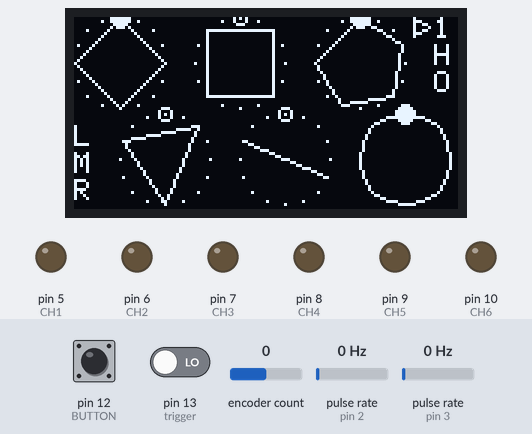
Recording of a program running on a simulated Arduino Nano, built with avr-gcc and run on an emulated ATmega328P. Shown: 128×64 one-colour display, output pins drawn as LEDs (lit = HIGH). Wiring (inferred from the names in the program): 2 × pulse sensor: data pin 2 / data pin 3. Inputs (shaded band) come from the test bench; at power-on: pin 12 (BUTTON) HIGH, pin 13 (trigger) LOW, encoder count 0, pulse rate (sensors on pin 2, pin 3) 0 Hz. Random numbers use the default seed unless the program sets one; what the program prints to the serial monitor is not drawn.

Above: at 1.2 s.
1.3 s: pin 12 (BUTTON) pulled LOW for 3.2 s
At 2.99 s:
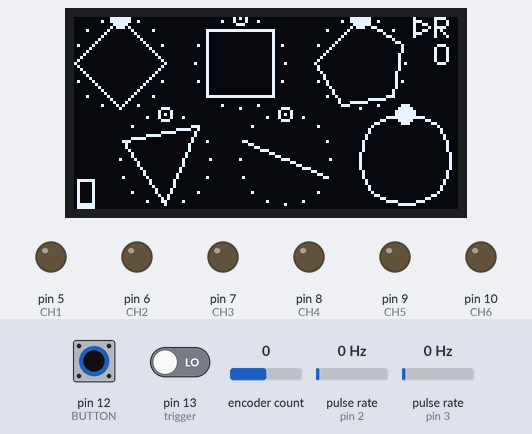
6.0 s: pin 13 (trigger) driven HIGH
At 7.2 s:
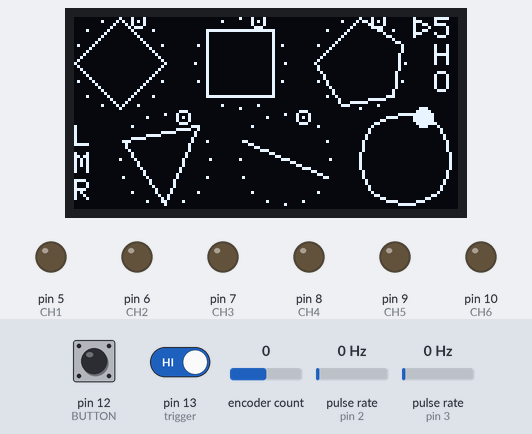
7.5 s: encoder count set to 1
At 8.4 s:
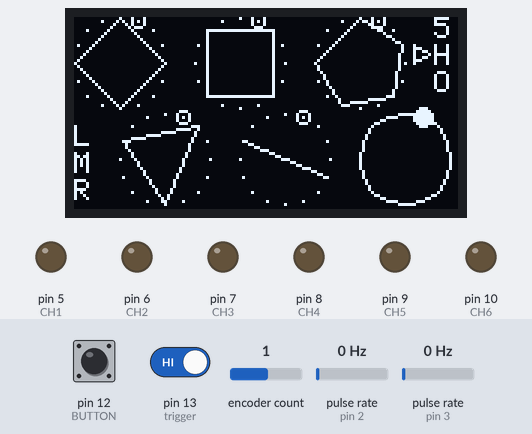
9.0 s: pin 12 (BUTTON) pulled LOW for 0.15 s
At 9.5 s:
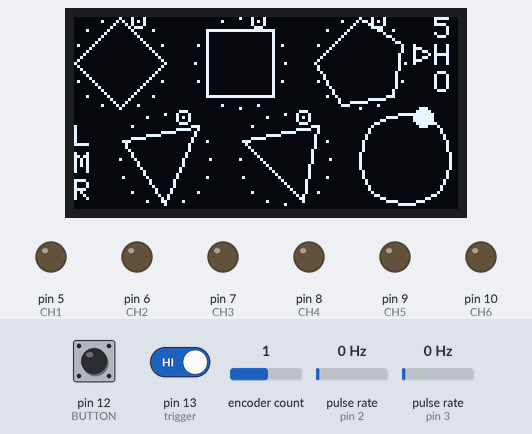
10.6 s: encoder count set to 2
At 11.8 s:
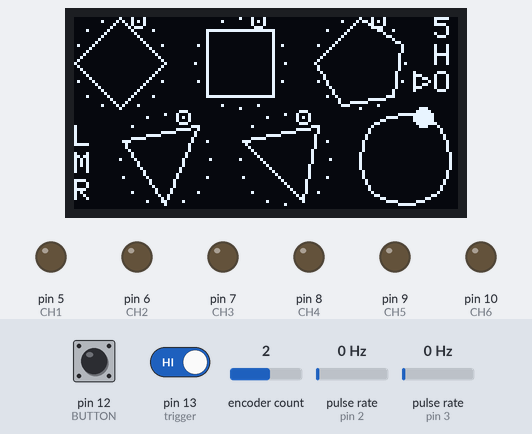
12.1 s: encoder count set to 3
At 13.1 s:
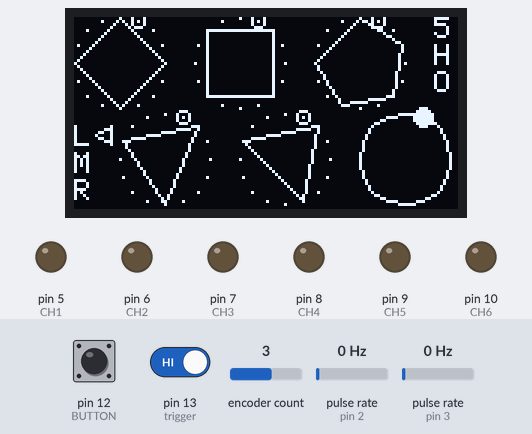
Timing chart, 0 to 14.6 s (numbered marks = the images above; inputs shaded):
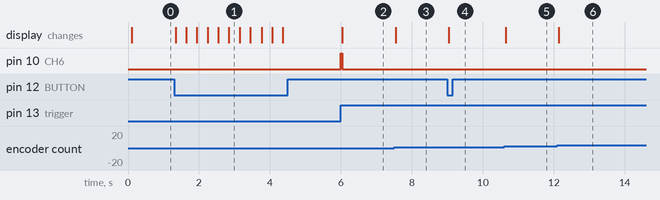

Measured:
- after the input at 1.3 s, the display: first changes at once (image 1 shows a later state)
- after the input at 6.0 s, pin 10 (CH6): LOW → HIGH at once, → LOW 0.04 s later; the display: changes at once (image 2)
- after the input at 7.5 s, the display: changes at once (image 3)
- after the input at 9.0 s, the display: changes at once (image 4)
- after the input at 10.6 s, the display: changes at once (image 5)
- after the input at 12.1 s, the display: changes at once (image 6)

The program:

main.cpp
```cpp
#include <Arduino.h>

// Encoder setting
#include <RotaryEncoder.h>

// Oled setting
#include <Wire.h>
#include <Adafruit_GFX.h>
#include <Adafruit_SSD1306.h>
// #include <Adafruit_ST7735.h> // Hardware-specific library for ST7735
// #include <Adafruit_ST7789.h> // Hardware-specific library for ST7789

#define OLED_ADDRESS 0x3C
#define SCREEN_WIDTH 128
#define SCREEN_HEIGHT 64
#define ENCODER_1 2
#define ENCODER_2 3
// #define ENCODER_LATCH RotaryEncoder::LatchMode::TWO03
// #define ENCODER_LATCH RotaryEncoder::LatchMode::FOUR0
#define ENCODER_LATCH RotaryEncoder::LatchMode::FOUR3

Adafruit_SSD1306 display(SCREEN_WIDTH, SCREEN_HEIGHT, &Wire, -1);
RotaryEncoder *encoder = nullptr;

int oldPosition = -999;
int newPosition = -999;
int i = 0;

// push button
bool sw = 0;                // push button
bool old_sw;                // countermeasure of sw chattering
unsigned long sw_timer = 0; // countermeasure of sw chattering

// each channel param
byte hits[6] = {4, 4, 5, 3, 2, 16};       // each channel hits
byte offset[6] = {0, 2, 0, 8, 3, 9};      // each channele step offset
bool mute[6] = {0, 0, 0, 0, 0, 0};        // mute 0 = off , 1 = on
byte limit[6] = {16, 16, 16, 16, 16, 16}; // eache channel max step

// Sequence variable
byte j = 0;
byte k = 0;
byte m = 0;
byte buf_count = 0;

const static byte euc16[17][16] PROGMEM = { // euclidian rythm
    {0, 0, 0, 0, 0, 0, 0, 0, 0, 0, 0, 0, 0, 0, 0, 0},
    {1, 0, 0, 0, 0, 0, 0, 0, 0, 0, 0, 0, 0, 0, 0, 0},
    {1, 0, 0, 0, 0, 0, 0, 0, 1, 0, 0, 0, 0, 0, 0, 0},
    {1, 0, 0, 0, 0, 1, 0, 0, 0, 0, 1, 0, 0, 0, 0, 0},
    {1, 0, 0, 0, 1, 0, 0, 0, 1, 0, 0, 0, 1, 0, 0, 0},
    {1, 0, 0, 1, 0, 0, 1, 0, 0, 1, 0, 0, 1, 0, 0, 0},
    {1, 0, 0, 1, 0, 1, 0, 0, 1, 0, 0, 1, 0, 1, 0, 0},
    {1, 0, 0, 1, 0, 1, 0, 1, 0, 0, 1, 0, 1, 0, 1, 0},
    {1, 0, 1, 0, 1, 0, 1, 0, 1, 0, 1, 0, 1, 0, 1, 0},
    {1, 0, 1, 1, 0, 1, 0, 1, 0, 1, 1, 0, 1, 0, 1, 0},
    {1, 0, 1, 1, 0, 1, 0, 1, 1, 0, 1, 1, 0, 1, 0, 1},
    {1, 0, 1, 1, 0, 1, 1, 0, 1, 1, 0, 1, 1, 0, 1, 1},
    {1, 0, 1, 1, 1, 0, 1, 1, 1, 0, 1, 1, 1, 0, 1, 1},
    {1, 0, 1, 1, 1, 1, 0, 1, 1, 1, 1, 0, 1, 1, 1, 1},
    {1, 0, 1, 1, 1, 1, 1, 1, 1, 0, 1, 1, 1, 1, 1, 1},
    {1, 1, 1, 1, 1, 1, 1, 1, 1, 1, 1, 1, 1, 1, 1, 0},
    {1, 1, 1, 1, 1, 1, 1, 1, 1, 1, 1, 1, 1, 1, 1, 1}};
bool offset_buf[6][16]; // offset buffer , Stores the offset result

bool trg_in = 0; // external trigger in H=1,L=0
bool old_trg_in = 0;
byte playing_step[6] = {0, 0, 0, 0, 0, 0}; // playing step number , CH1,2,3,4,5,6
unsigned long gate_timer = 0;              // countermeasure of sw chattering

// display param
int8_t select_menu = 0;  // 0=CH,1=HIT,2=OFFSET,3=LIMIT,4=MUTE,5=RESET,
byte select_ch = 0;    // 0~5 = each channel -1 , 6 = random mode
bool disp_refresh = 1; // 0=not reflesh display , 1= reflesh display , countermeasure of display reflesh bussy

const byte graph_x[6] = {0, 40, 80, 15, 55, 95}; // each chanel display offset
const byte graph_y[6] = {0, 0, 0, 32, 32, 32};   // each chanel display offset

byte line_xbuf[17]; // Buffer for drawing lines
byte line_ybuf[17]; // Buffer for drawing lines

const byte x16[16] = {15, 21, 26, 29, 30, 29, 26, 21, 15, 9, 4, 1, 0, 1, 4, 9}; // Vertex coordinates
const byte y16[16] = {0, 1, 4, 9, 15, 21, 26, 29, 30, 29, 26, 21, 15, 9, 4, 1}; // Vertex coordinates

// random assign
byte hit_occ[6] = {0, 10, 20, 20, 40, 80};   // random change rate of occurrence
byte off_occ[6] = {10, 20, 20, 30, 40, 20};  // random change rate of occurrence
byte mute_occ[6] = {20, 20, 20, 20, 20, 20}; // random change rate of occurrence
byte hit_rng_max[6] = {0, 14, 16, 8, 9, 16}; // random change range of max
byte hit_rng_min[6] = {0, 13, 6, 1, 5, 10};  // random change range of max

byte bar_now = 1;                // count 16 steps, the bar will increase by 1.
byte bar_max[4] = {2, 4, 8, 16}; // selectable bar
byte bar_select = 1;             // selected bar
byte step_cnt = 0;               // count 16 steps, the bar will increase by 1.

void Random_change()
{ // when random mode and full of bar_now ,
  for (k = 1; k <= 5; k++)
  {

    if (hit_occ[k] >= random(1, 100))
    { // hit random change
      hits[k] = random(hit_rng_min[k], hit_rng_max[k]);
    }

    if (off_occ[k] >= random(1, 100))
    { // hit random change
      offset[k] = random(0, 16);
    }

    if (mute_occ[k] >= random(1, 100))
    { // hit random change
      mute[k] = 1;
    }
    else if (mute_occ[k] < random(1, 100))
    { // hit random change
      mute[k] = 0;
    }
  }
}

void OLED_display()
{
  display.clearDisplay();
  //-------------------------euclidean circle display------------------
  // draw setting menu
  display.setCursor(120, 0);
  if (select_ch != 6)
  { // not random mode
    display.print(select_ch + 1);
  }
  else if (select_ch == 6)
  { // random mode
    display.print("R");
  }
  display.setCursor(120, 9);
  if (select_ch != 6)
  { // not random mode
    display.print("H");
  }
  else if (select_ch == 6)
  { // random mode
    display.print("O");
  }
  display.setCursor(120, 18);
  if (select_ch != 6)
  { // not random mode
    display.print("O");
    display.setCursor(0, 36);
    display.print("L");
    display.setCursor(0, 45);
    display.print("M");
    display.setCursor(0, 54);
    display.print("R");
  }

  // random count square
  if (select_ch == 6)
  { // random mode
    //        display.drawRect(1, 32, 6, 32, WHITE);
    //    display.fillRect(1, 32, 6, 16, WHITE);
    display.drawRect(1, 62 - bar_max[bar_select] * 2, 6, bar_max[bar_select] * 2 + 2, WHITE);
    display.fillRect(1, 64 - bar_now * 2, 6, bar_max[bar_select] * 2, WHITE);
  }
  // draw select triangle
  if (select_menu == 0)
  {
    display.drawTriangle(113, 0, 113, 6, 118, 3, WHITE);
  }
  else if (select_menu == 1)
  {
    display.drawTriangle(113, 9, 113, 15, 118, 12, WHITE);
  }

  if (select_ch != 6)
  { // not random mode
    if (select_menu == 2)
    {
      display.drawTriangle(113, 18, 113, 24, 118, 21, WHITE);
    }
    else if (select_menu == 3)
    {
      display.drawTriangle(12, 36, 12, 42, 7, 39, WHITE);
    }
    else if (select_menu == 4)
    {
      display.drawTriangle(12, 45, 12, 51, 7, 48, WHITE);
    }
    else if (select_menu == 5)
    {
      display.drawTriangle(12, 54, 12, 60, 7, 57, WHITE);
    }
  }

  // draw step dot
  for (k = 0; k <= 5; k++)
  { // k = 1~6ch
    for (j = 0; j <= limit[k] - 1; j++)
    { // j = steps
      display.drawPixel(x16[j] + graph_x[k], y16[j] + graph_y[k], WHITE);
    }
  }

  // draw hits line : 2~16hits
  for (k = 0; k <= 5; k++)
  { // ch count
    buf_count = 0;
    for (m = 0; m < 16; m++)
    {
      if (offset_buf[k][m] == 1)
      {
        line_xbuf[buf_count] = x16[m] + graph_x[k]; // store active step
        line_ybuf[buf_count] = y16[m] + graph_y[k];
        buf_count++;
      }
    }

    for (j = 0; j < buf_count - 1; j++)
    {
      display.drawLine(line_xbuf[j], line_ybuf[j], line_xbuf[j + 1], line_ybuf[j + 1], WHITE);
    }
    display.drawLine(line_xbuf[0], line_ybuf[0], line_xbuf[j], line_ybuf[j], WHITE);
  }
  for (j = 0; j < 16; j++)
  { // line_buf reset
    line_xbuf[j] = 0;
    line_ybuf[j] = 0;
  }

  // draw hits line : 1hits
  for (k = 0; k <= 5; k++)
  { // ch count
    buf_count = 0;
    if (hits[k] == 1)
    {
      display.drawLine(15 + graph_x[k], 15 + graph_y[k], x16[offset[k]] + graph_x[k], y16[offset[k]] + graph_y[k], WHITE);
    }
  }

  // draw play step circle
  for (k = 0; k <= 5; k++)
  { // ch count
    if (mute[k] == 0)
    { // mute on = no display circle
      if (offset_buf[k][playing_step[k]] == 0)
      {
        display.drawCircle(x16[playing_step[k]] + graph_x[k], y16[playing_step[k]] + graph_y[k], 2, WHITE);
      }
      if (offset_buf[k][playing_step[k]] == 1)
      {
        display.fillCircle(x16[playing_step[k]] + graph_x[k], y16[playing_step[k]] + graph_y[k], 3, WHITE);
      }
    }
  }
  display.display();
}

// This interrupt routine will be called on any change of one of the input signals
void updateEncoder()
{
  encoder->tick(); // just call tick() to check the state.
}

void setup()
{
  Serial.begin(9600);
  // Serial.println("Euclidean Sequencer v1.x");

  // OLED setting
  display.begin(SSD1306_SWITCHCAPVCC, 0x3C);
  display.setTextSize(1);
  display.setTextColor(WHITE);
  OLED_display();

  // pin mode setting
  pinMode(12, INPUT_PULLUP); // BUTTON
  pinMode(5, OUTPUT);        // CH1
  pinMode(6, OUTPUT);        // CH2
  pinMode(7, OUTPUT);        // CH3
  pinMode(8, OUTPUT);        // CH4
  pinMode(9, OUTPUT);        // CH5
  pinMode(10, OUTPUT);       // CH6

  encoder = new RotaryEncoder(ENCODER_1, ENCODER_2, ENCODER_LATCH);
  attachInterrupt(digitalPinToInterrupt(ENCODER_1), updateEncoder, CHANGE);
  attachInterrupt(digitalPinToInterrupt(ENCODER_2), updateEncoder, CHANGE);
}

void loop()
{
  old_trg_in = trg_in;
  oldPosition = newPosition;
  //-----------------Rotery encoder read----------------------
  newPosition = encoder->getPosition();
  RotaryEncoder::Direction encoderDirection = encoder->getDirection();
  // Serial.print("Encoder: ");
  // Serial.print(newPosition);
  // Serial.print(", ");

  // ␀␀␀

  if (encoderDirection == RotaryEncoder::Direction::COUNTERCLOCKWISE)
  { // turn left
    oldPosition = newPosition;
    disp_refresh = 1; // Enable while debugging.
    select_menu--;
    // Serial.print("Encoder: Left, Menu: ");
  }
  else if (encoderDirection == RotaryEncoder::Direction::CLOCKWISE)
  { // turn right
    oldPosition = newPosition;
    disp_refresh = 1; // Enable while debugging.
    select_menu++;
    // Serial.print("Encoder: Right, Menu: ");
  }
  else
  {
    // Serial.print("Encoder: None, Menu: ");
  }

  // Serial.println((int)select_menu);
  // Serial.println("");

  if (select_ch != 6)
  { // not random mode
    if (select_menu < 0)
    {
      select_menu = 5;
    }
    if (select_menu > 5)
    {
      select_menu = 0;
    }
  }
  else if (select_ch == 6)
  { // random mode
    if (select_menu < 0)
    {
      select_menu = 1;
    }
    if (select_menu > 1)
    {
      select_menu = 0;
    }
  }

  //-----------------push button----------------------

  sw = 1;
  if ((digitalRead(12) == 0) && (sw_timer + 300 <= millis()))
  { // push button on ,Logic inversion , sw_timer is countermeasure of chattering
    sw_timer = millis();
    sw = 0;
    disp_refresh = 1; // Enable while debugging.

    Serial.print("SW: ");
    Serial.println(sw);
  }

  if (sw == 0)
  { // push button on
    switch (select_menu)
    {
    case 0: // select chanel
      select_ch++;
      if (select_ch >= 7)
      {
        select_ch = 0;
      }
      break;

    case 1: // hits
      if (select_ch != 6)
      { // not random mode
        hits[select_ch]++;
        if (hits[select_ch] >= 17)
        {
          hits[select_ch] = 0;
        }
      }
      else if (select_ch == 6)
      { // random mode
        bar_select++;
        if (bar_select >= 4)
        {
          bar_select = 0;
        }
      }
      break;

    case 2: // offset
      offset[select_ch]++;
      if (offset[select_ch] >= 16)
      {
        offset[select_ch] = 0;
      }
      break;

    case 3: // limit
      limit[select_ch]++;
      if (limit[select_ch] >= 17)
      {
        limit[select_ch] = 0;
      }

      break;

    case 4: // mute
      mute[select_ch] = !mute[select_ch];
      break;

    case 5: // reset
      for (k = 0; k <= 5; k++)
      {
        playing_step[k] = 0;
      }
      break;
    }
  }

  //-----------------offset setting----------------------
  for (k = 0; k <= 5; k++)
  { // k = 1~6ch
    for (i = offset[k]; i <= 15; i++)
    {
      offset_buf[k][i - offset[k]] = (pgm_read_byte(&(euc16[hits[k]][i])));
    }

    for (i = 0; i < offset[k]; i++)
    {
      offset_buf[k][16 - offset[k] + i] = (pgm_read_byte(&(euc16[hits[k]][i])));
    }
  }

  //-----------------trigger detect & output----------------------
  trg_in = digitalRead(13); // external trigger in
  if (old_trg_in == 0 && trg_in == 1)
  {
    Serial.print("Step");
    gate_timer = millis();
    for (i = 0; i <= 5; i++)
    {
      playing_step[i]++; // When the trigger in, increment the step by 1.
      if (playing_step[i] >= limit[i])
      {
        playing_step[i] = 0; // When the step limit is reached, the step is set back to 0.
      }
    }
    for (k = 0; k <= 5; k++)
    { // output gate signal
      if (offset_buf[k][playing_step[k]] == 1 && mute[k] == 0)
      {
        switch (k)
        {
        case 0: // CH1
          digitalWrite(5, HIGH);
          break;

        case 1: // CH2
          digitalWrite(6, HIGH);
          break;

        case 2: // CH3
          digitalWrite(7, HIGH);
          break;

        case 3: // CH4
          digitalWrite(8, HIGH);
          break;

        case 4: // CH5
          digitalWrite(9, HIGH);
          break;

        case 5: // CH6
          digitalWrite(10, HIGH);
          break;
        }
      }
    }
    disp_refresh = 1; // Updates the display where the trigger was entered.If it update it all the time, the response of gate on will be worse.

    if (select_ch == 6)
    { // random mode setting
      step_cnt++;
      if (step_cnt >= 16)
      {
        bar_now++;
        step_cnt = 0;
        if (bar_now > bar_max[bar_select])
        {
          bar_now = 1;
          Random_change();
        }
      }
    }
  }

  if (gate_timer + 10 <= millis())
  { // off all gate , gate time is 10msec
    digitalWrite(5, LOW);
    digitalWrite(6, LOW);
    digitalWrite(7, LOW);
    digitalWrite(8, LOW);
    digitalWrite(9, LOW);
    digitalWrite(10, LOW);
  }

  if (disp_refresh == 1)
  {
    OLED_display(); // reflesh display
    disp_refresh = 0;
  }
}
```
